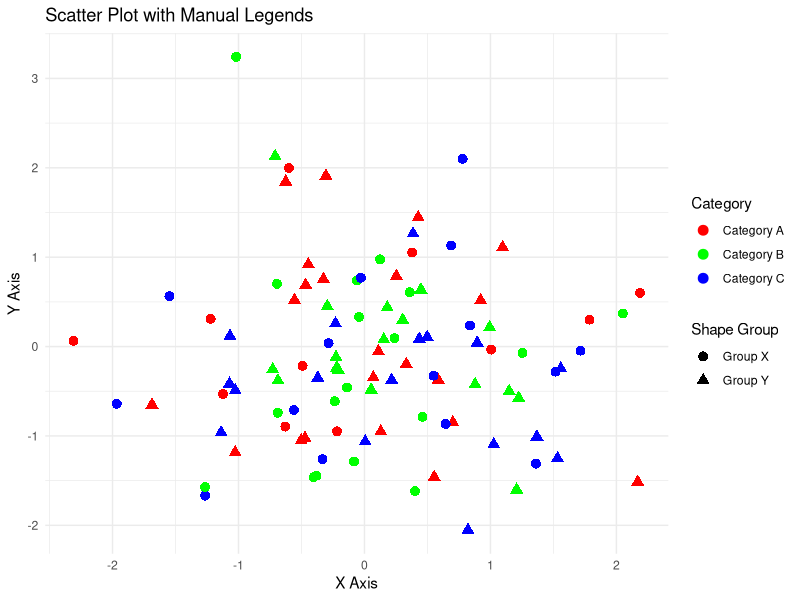

Source code (R):
#Demonstrate adding a legend manually using ggplot2.
library(ggplot2)
set.seed(123)  
data <- data.frame(
  x = rnorm(100),        
  y = rnorm(100),         
  category = sample(c("A", "B", "C"), 100, replace = TRUE), 
  shape_group = sample(c("X", "Y"), 100, replace = TRUE)  
)
plot <- ggplot(data, aes(x = x, y = y)) +
  geom_point(aes(color = category, shape = shape_group), size = 3) +  
  scale_color_manual(values = c("A" = "red", "B" = "green", "C" = "blue"), 
                     name = "Category", 
                     labels = c("Category A", "Category B", "Category C")) +  
  scale_shape_manual(values = c("X" = 16, "Y" = 17), 
                     name = "Shape Group", 
                     labels = c("Group X", "Group Y")) +  
  labs(title = "Scatter Plot with Manual Legends", 
       x = "X Axis", 
       y = "Y Axis") + 
  theme_minimal()
print(plot)
